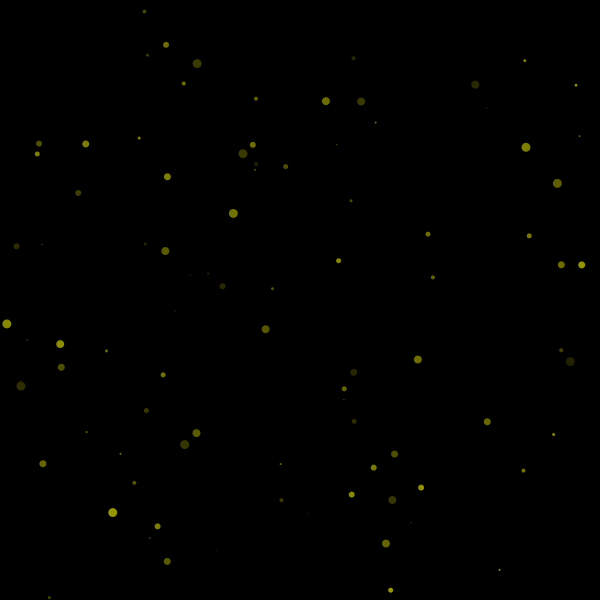
Frame 1 (no input)
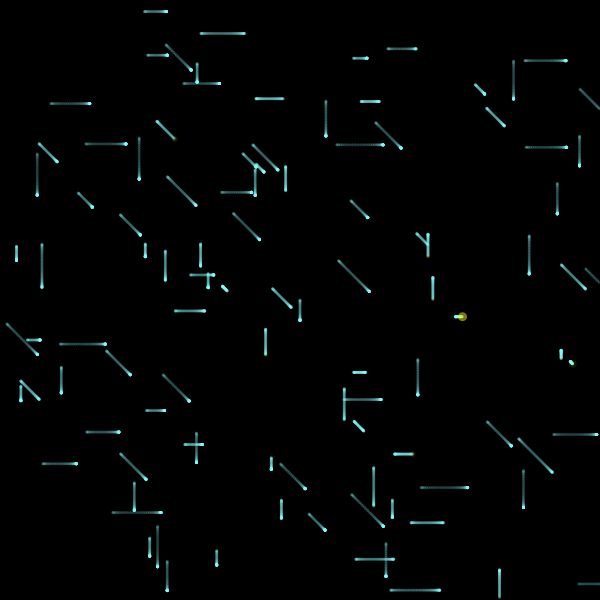
Frame 60 (the mouse pressed at the canvas centre just before this capture)
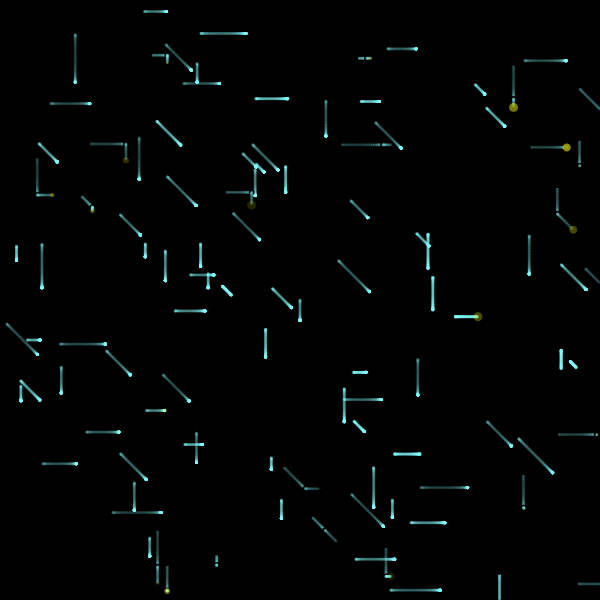
Frame 120 (the mouse held since frame 60 and released just before this capture)

The Processing sketch that drew these frames (run headless with seeded random() and noise(); from frame 60 on, the mouse is pressed at the canvas centre):

// Processing sketch: processing_153352
// ── processing_153352.pde

/* OpenProcessing Tweak of *@*http://www.openprocessing.org/sketch/153347*@* */
/* !do not delete the line above, required for linking your tweak if you upload again */
/*
 * Creative Coding
 * Week 5, 04 - Moving balls 2
 * by Indae Hwang and Jon McCormack
 * Copyright (c) 2014 Monash University
 *
 * This sketch shows the basics of classes and objects in Processing
 * It defines a class called "Ball" with one member function: "display()"
 *
 */
MovingBall centre;
MovingBall[] arounds;
PGraphics pg;
PGraphics mg;
PImage img;

int numOfObjects;

void setup() {
  size(600, 600);
  frameRate(200);
  img=createImage(12,12,HSB);
  drawFirefly(color(180,40,255),img);
  pg=createGraphics(width, height);
  pg.beginDraw();
  pg.background(0, 0);
  pg.stroke(255, 255, 0);
  pg.strokeWeight(.3);
  pg.endDraw();

  mg=createGraphics(width, height);
  mg.beginDraw();
  mg.imageMode(CENTER);
  mg.noStroke();    
  mg.rectMode(CENTER);
  mg.background(0);
  mg.endDraw();
  numOfObjects = 100;

  centre = new MovingBall(width/2, height/2);

  arounds = new MovingBall[numOfObjects];

  for (int i=0; i < arounds.length; i++ ) {
    arounds[i] = new MovingBall(random(width), random(height) );
  }
}

void draw() {
  image(mg, 0, 0);
  centre.run();
  pg.beginDraw();
  pg.background(0, 0);
  for (int i=0; i < numOfObjects; i++ ) {
    arounds[i].run();
    pg.noStroke();  
    float distance=dist(arounds[i].x, arounds[i].y,arounds[i].tx, arounds[i].ty);
      pg.fill(255,255,0,map(distance,0,50,0,155));
      pg.ellipse(arounds[i].x, arounds[i].y, (frameCount+i)%10, (frameCount+i)%10);
    pg.stroke(255, 0, 0,150);
    //pg.line(arounds[i].x, arounds[i].y, arounds[(i+1)%numOfObjects].x, arounds[(i+1)%numOfObjects].y);
  }
  pg.endDraw();
  image(pg, 0, 0);
}
void drawFirefly(color col,PImage img){
  float distance=0;
  int size=img.width;
    img.loadPixels();
    for (int j=0; j<size; j++) {
      for (int k=0; k<size; k++) {
        distance=dist(j, k, size/2, size/2);
        if (distance<=size/2) {
          img.pixels[j*size+k]=color(col, map(distance, 0, size/2, 200,0));
        } else img.pixels[j*size+k]=color(0, 0);
      }
    }
    img.updatePixels();
  }
/*
 * MovingBall class
 *
 * Represents a moving ball that moves in a single direction
 *
 */
class MovingBall {

  float x, y,x0,y0;        // position
  float tx, ty;      // target in x and y
  float step, inc;
  float radius;

  int direction;

  // constructor
  // create a moving ball at the supplied position (x_, y_)
  MovingBall(float x_, float y_) {
    x = x_;
    y = y_;

    reset();
  }

  // run
  // calls move() followed by display()
  // 
  void run() {
    this.move();
    this.display();
  }

  // move
  // move the ball in the desired direction
  //
  void move() {

    step -= inc;

    if (step < 0) {
      x = tx;
      y = ty;
      reset();
    }

    x = lerp(tx, x, step); 
    y = lerp(ty, y, step);

    checkBounds();
  }

  // checkBounds
  // checks that the ball is within the display window.
  // If it reaches the edge, move in the opposite direction
  void checkBounds() {
    if (x <= 0 || x >= width || y <= 0 || y >= height) {
      x = random(width);
      y =random(height);
      reset();
    }
  }


  void reset() {
    step = 1;
    inc = random(0.01);
    radius = random(10, 50);
    int numDirections = 3;
    float angleUnit = PI/4;//numDirections; 
    direction = (int) random(numDirections);
    mg.beginDraw();
    mg.noStroke();
    mg.fill(0);
    mg.ellipse(tx, ty,6, 6);
    mg.ellipse(x0,y0,10, 10);
    mg.tint(128+random(128),50,128+random(128));
    mg.image(img,x0,y0);
    mg.endDraw();
    x0=x;
    y0=y;
    tx = x + radius*cos(direction * angleUnit);
    ty = y + radius*sin(direction * angleUnit);
  }

  // display method
  //
  //
  void display() {

    mg.noStroke();
    mg.beginDraw();
    mg.fill(128,250,250, 60);
    mg.ellipse(x, y, 3,3);
    mg.endDraw();
  }
  
}
